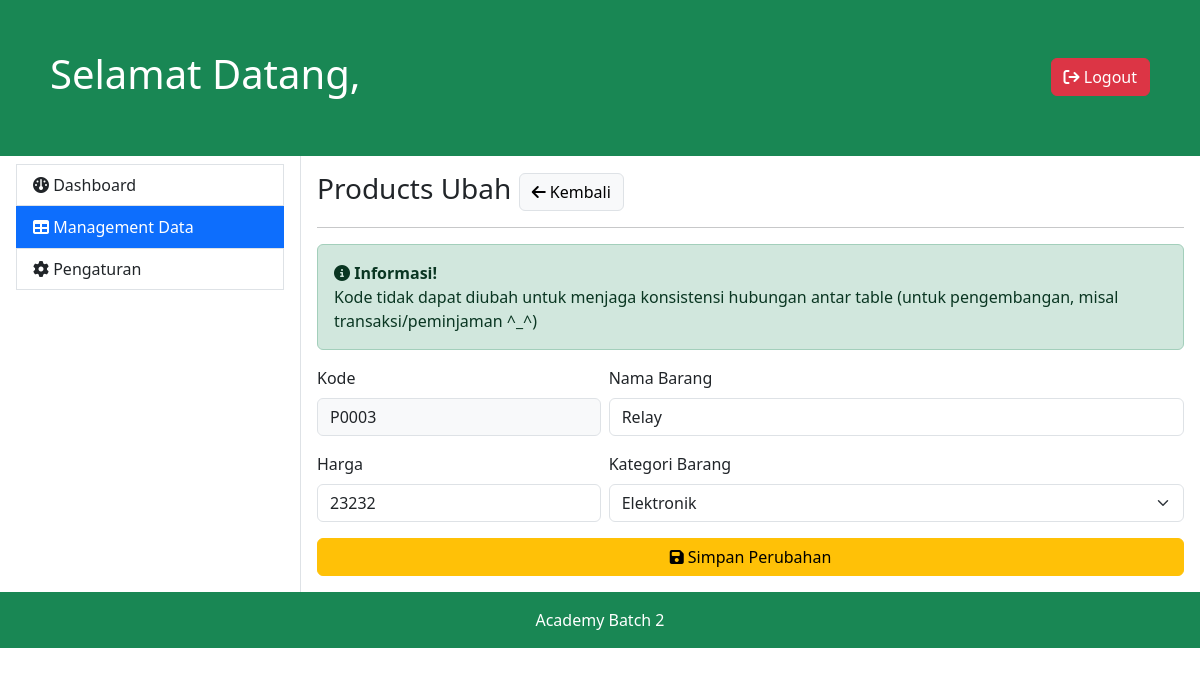
Page /frontend/dashboard/pages/products_update.php?id=4 on the committed database.
### tables this page shows
CREATE TABLE `products` (
  `id` int(10) NOT NULL,
  `code` char(5) NOT NULL,
  `name` varchar(255) NOT NULL,
  `price` int(10) NOT NULL,
  `category` varchar(255) NOT NULL,
  `users_by` int(5) NOT NULL,
  `created_at` datetime NOT NULL DEFAULT current_timestamp()
);

### frontend/dashboard/pages/products_update.php (the view, shortened to what this page needs)
<?php
	include_once('../templates/header.php');
  $id_products = $_GET['id'];
  $runQuery = mysqli_query($link, "SELECT * FROM products WHERE id = ".$id_products." LIMIT 1");
  $product  = mysqli_fetch_assoc($runQuery);
?>
<h3>Products Ubah <a href="<?= BASE_URL.'frontend/dashboard/pages/products.php' ?>" class="btn btn-light border"><i class="fa-solid fa-arrow-left"></i> Kembali</a></h3>
<hr>
<div class="alert alert-success" role="alert"><i class="fa-solid fa-circle-info"></i> <span class="fw-bold">Informasi!</span> <br> Kode tidak dapat diubah untuk menjaga konsistensi hubungan antar table (untuk pengembangan, misal transaksi/peminjaman ^_^)</div>
<form action="<?= BASE_URL.'backend/update_products.php?id='.$product['id']; ?>" method="post">
<div class="row g-2">
  <div class="col-4">
    <div class="mb-3">
      <label for="inputCode" class="form-label">Kode</label>
      <input type="text" class="form-control bg-light" id="inputCode" value="<?= $product['code'] ?>" readonly>
    </div>
  </div>
  <div class="col-8">
    <div class="mb-3">
      <label for="inputName" class="form-label">Nama Barang</label>
      <input type="text" name="name" class="form-control"id="inputName" value="<?= $product['name'] ?>" required>
    </div>
  </div>
</div>
<div class="row g-2">
  <div class="col-4">
    <div class="mb-3">
      <label for="inputPrice" class="form-label">Harga</label>
      <input type="number" name="price" class="form-control" id="inputPrice" value="<?= $product['price'] ?>" required>
    </div>
  </div>
  <div class="col-8">
    <div class="mb-3">
      <label for="inputVersion" class="form-label">Kategori Barang</label>
      <select class="form-select" name="category" required>
        <option value="EL" <?= ($product['category'] == 'EL') ? 'selected' : false ?>>Elektronik</option>
      </select>
    </div>
  </div>
</div>
<div class="d-grid">
	<button type="submit" class="btn btn-warning"><i class="fa-solid fa-floppy-disk"></i> Simpan Perubahan</button>
</div>
</form>
<?php
	include_once('../templates/footer.php');
?>

### rows in the picture
products: code "P0003", name "Relay", price "23232", category "Elektronik"
